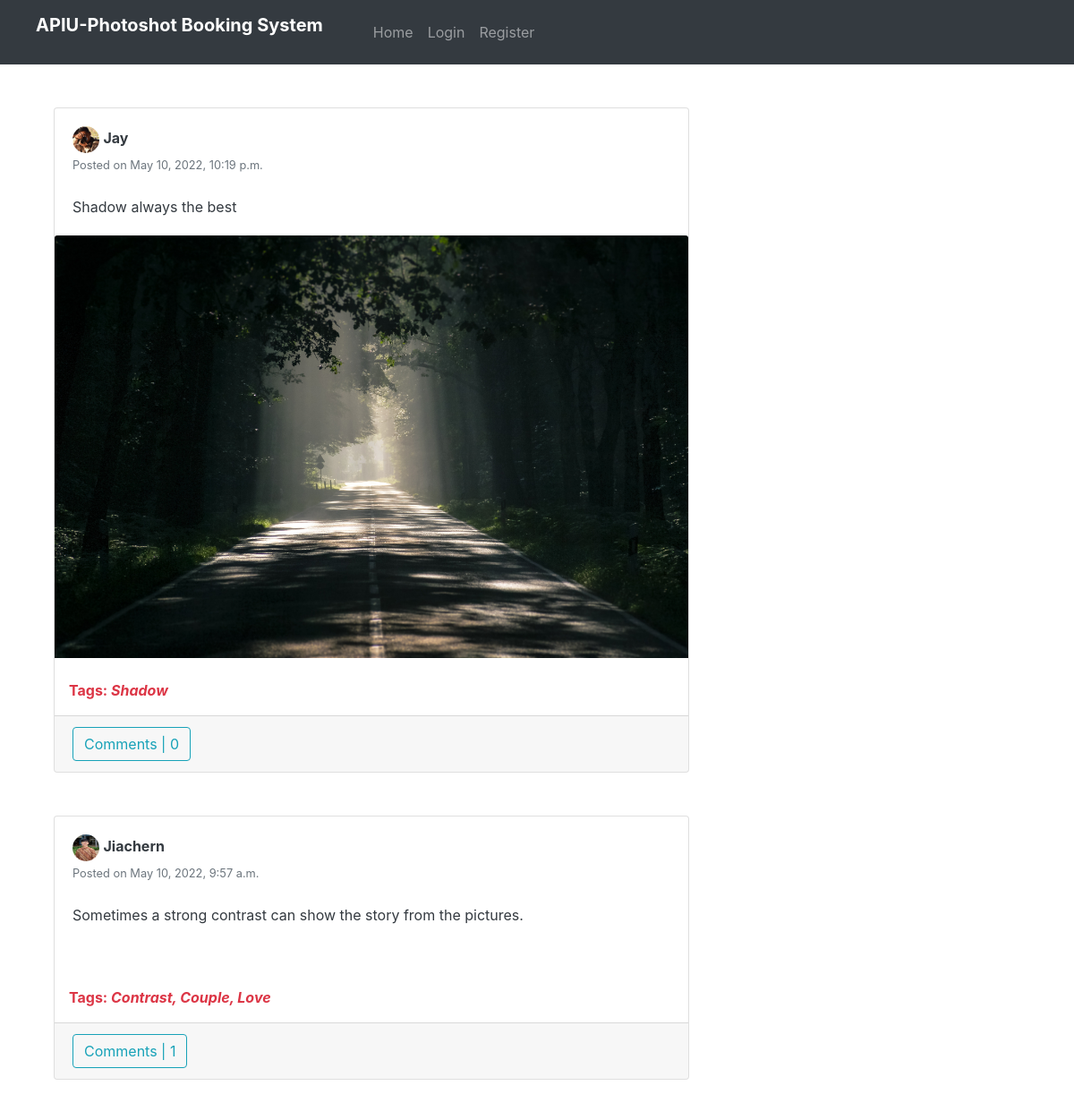
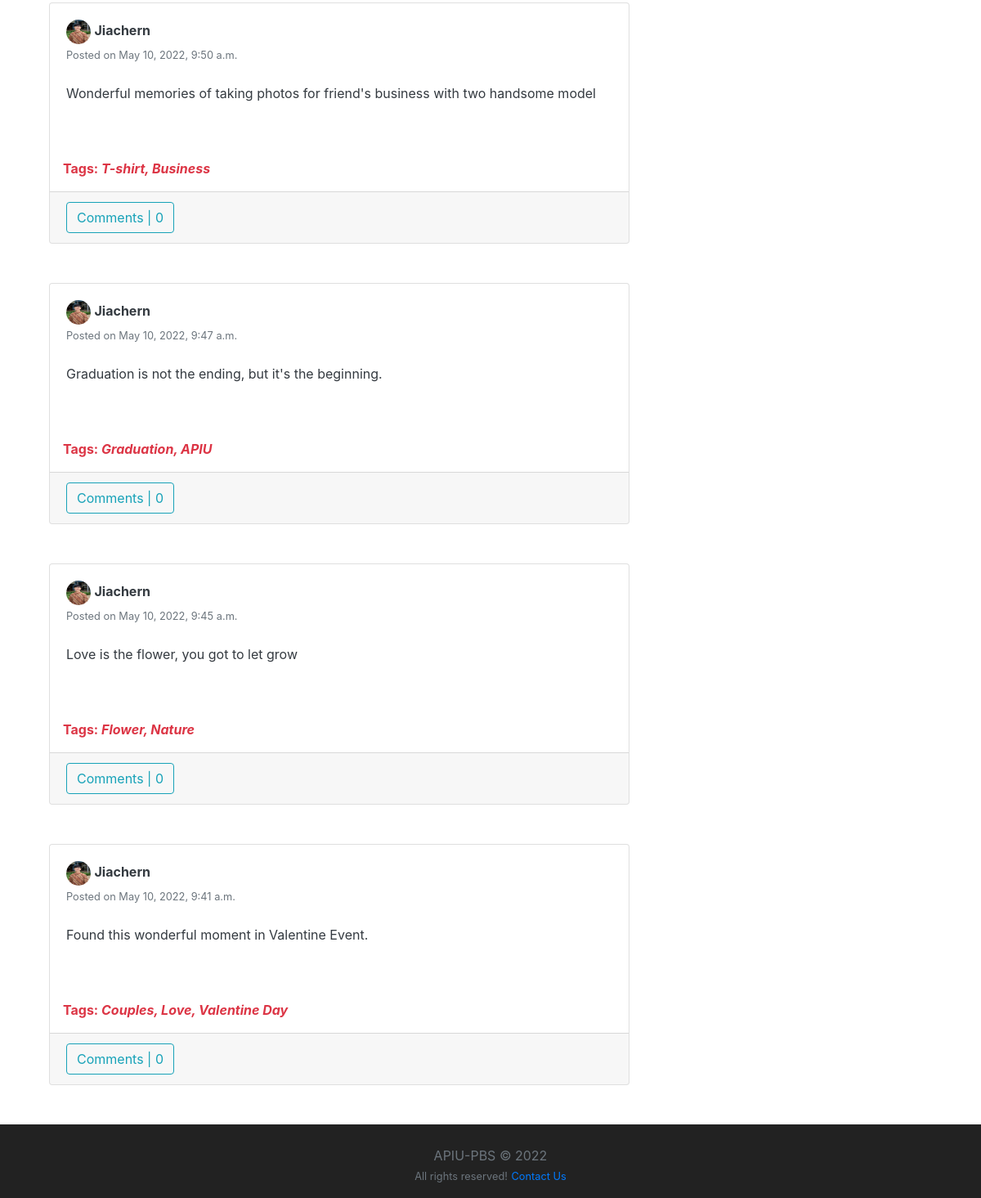
The page / on the database its author committed (2 pictures, top to bottom).
### feed/models.py (models this page shows, shortened)
class Post(models.Model):
	description = models.CharField(max_length=255, blank=True)
	pic = models.ImageField(upload_to='path/to/img')
	date_posted = models.DateTimeField(default=timezone.now)
	user_name = models.ForeignKey(User, on_delete=models.CASCADE, related_name="userPosts")
	tags = models.CharField(max_length=100, blank=True)

### users/models.py (models this page shows, shortened)
class Profile(models.Model):
	user = models.OneToOneField(User, on_delete=models.CASCADE)
	image = models.ImageField(default='default.png', upload_to='profile_pics')
	slug = AutoSlugField(populate_from='user')
	bio = models.CharField(max_length=255, blank=True)
	friends = models.ManyToManyField("Profile", blank=True)
	def get_absolute_url(self):
		return "/users/{}".format(self.slug)

### feed/views.py (the view)
# urls.py: path('', PostListView.as_view(), name='home'),
class PostListView(ListView):
	model = Post
	template_name = 'feed/home.html'
	context_object_name = 'posts'
	ordering = ['-date_posted']
	paginate_by = 10
	def get_context_data(self, **kwargs):
		context = super(PostListView, self).get_context_data(**kwargs)
		if self.request.user.is_authenticated:
			liked = [i for i in Post.objects.all() if Like.objects.filter(user = self.request.user, post=i)]
			context['liked_post'] = liked
		return context

### feed/templates/feed/home.html (shortened to what this page needs)
{% extends "feed/layout.html" %}
{% load static %}
{% block content %}
 	<div class="container">
	    <div class="row">
	      <div class="col-md-8">
	        {% for post in posts %}
	        <div class="card card-signin my-5">
	          <div class="card-body">
	          	<a href="{{ post.user_name.profile.get_absolute_url }}"><img src="{{ post.user_name.profile.image.url }}" class="rounded-circle" width="30" height="30" alt=""></a>
	          	<a class="text-dark" href="{{ post.user_name.profile.get_absolute_url }}"><b>{{ post.user_name }}</b></a>
	          	<br><small class="text-muted">Posted on {{ post.date_posted }}</small>
	          	<br><br>
	            <p class="card-text text-dark">{{ post.description }}</p>
	          </div>
	          <a href="{% url 'post-detail' post.id %}"><img class="card-img-top" src="{{ post.pic.url }}" alt=""></a>
	          {% if post.tags %}
	          <br>
	          <p class="text-danger ml-3"><b>Tags: <i>{{ post.tags }}</i></b></p>
	          {% endif %}
	          <div class="card-footer" >
                  <a class="btn btn-outline-info" href="{% url 'post-detail' post.id %}">Comments | {{ post.details.count }}</a>
                </div>
            </div>
	        {% endfor %}
	  	   </div>
	    </div>
	</div>
{% endblock content %}

### feed/templates/feed/layout.html (shortened to what this page needs)
{% load static %}
<!DOCTYPE html>
<html>
<head>
	<link rel="stylesheet" href="https://maxcdn.bootstrapcdn.com/bootstrap/4.0.0/css/bootstrap.min.css">
	<link rel="stylesheet" type="text/css" href="https://storage.googleapis.com/bytewalk/profilepage.css">
	<link rel="stylesheet" type="text/css" href="https://storage.googleapis.com/bytewalk/styles.css">
	<link rel="stylesheet" href="https://cdnjs.cloudflare.com/ajax/libs/font-awesome/4.7.0/css/font-awesome.min.css">
</head>
<body>
	<nav class="navbar navbar-expand-lg navbar-dark bg-dark sticky-top">
		<p class="navbar-brand ml-4 mr-4" href="#"><b>APIU-Photoshot Booking System</b></p>
		<div class="collapse navbar-collapse" id="navbarNavAltMarkup">
			<div class="navbar-nav ml-4 mr-4">
				<a class="nav-item nav-link" href="{% url 'home' %}">Home</a>
				{% if user.is_authenticated %}
					{% if user.is_staff %}
					<a class="nav-item nav-link" href="{% url 'users_list' %}">List of User</a>
					{% endif %}
				<!-- <div class="dropdown">
					{% if user.to_user.all.count >= 1 %}
					<a class="nav-item nav-link  dropdown-toggle" type="button" id="dropdownMenuButton"
						data-toggle="dropdown" aria-haspopup="true" aria-expanded="false" style="cursor: pointer;">
						Friends ({{ user.to_user.all.count }})
					</a>
					{% else %}
					<a class="nav-item nav-link  dropdown-toggle" type="button" id="dropdownMenuButton"
						data-toggle="dropdown" aria-haspopup="true" aria-expanded="false" style="cursor: pointer;">
						Friends
					</a>
					{% endif %}
					<div class="dropdown-menu" aria-labelledby="dropdownMenuButton">
						<a class="dropdown-item" href="{% url 'friend_list' %}">Friends</a>
						<a class="dropdown-item" href="{% url 'users_list' %}">Add new friend</a>
						{% if user.to_user.all.count >= 1 %}
						<a class="dropdown-item" href="{% url 'friend_request_list' %}">Recieved Request ({{ user.to_user.all.count }}) </a>
						{% endif %}
					</div>
				</div> -->
				<div class="dropdown">
					{% if user.photographer_user.count_order >= 1 %}
					<a class="nav-item nav-link  dropdown-toggle" type="button" id="dropdownMenuButton"
						data-toggle="dropdown" aria-haspopup="true" aria-expanded="false" style="cursor: pointer;">
						Photographer ({{user.photographer_user.count_order}})
					</a>
					<div class="dropdown-menu" aria-labelledby="dropdownMenuButton">
						<a class="dropdown-item" href="{% url 'photographers_list' %}">Reserve Photographer</a>
						<a class="dropdown-item" href="{% url 'order' %}">Appointments ({{user.photographer_user.count_order}})</a>
					</div>
					{% else %}
					<a class="nav-item nav-link  dropdown-toggle" type="button" id="dropdownMenuButton"
						data-toggle="dropdown" aria-haspopup="true" aria-expanded="false" style="cursor: pointer;">
						Photographer
					</a>
					<div class="dropdown-menu" aria-labelledby="dropdownMenuButton">
						<a class="dropdown-item" href="{% url 'photographers_list' %}">Reserve Photographer</a>
						<a class="dropdown-item" href="{% url 'order' %}">Appointments</a>
					</div>
					{% endif %}
				</div>
				<div class="dropdown">
					<a class=" nav-item nav-link  dropdown-toggle" type="button" id="dropdownMenuButton"
						data-toggle="dropdown" aria-haspopup="true" aria-expanded="false" style="cursor: pointer;">
						Profile
					</a>
					<div class="dropdown-menu" aria-labelledby="dropdownMenuButton">
						<a class="dropdown-item" href="{% url 'my_profile' %}">User: {{user.username}}</a>
						{% if user.photographer_user %}
						<a class="dropdown-item" href="{% url 'photographer_profile' %}">Photographer Profile</a>
						{% else %}
						<a class="dropdown-item" href="{% url 'create_photographer' %}">Become a Photographer</a>
						{% endif %}
					</div>
				</div>
				{% if user.photographer_user %}
				<a class="nav-item nav-link" href="{% url 'post-create' %}">Create Post <i class="fa fa-plus-circle"
						style="font-size: 20px;"></i></a>
				{% endif %}
				{% block searchform %}{% endblock searchform %}
				<a class="nav-item nav-link float-right" href="{% url 'logout' %}" style="padding: 12px 16px">Logout</a>
				{% else %}
				<a class="nav-item nav-link" href="{% url 'login' %}">Login</a>
				<a class="nav-item nav-link" href="{% url 'register' %} ">Register</a>
				{% endif %}
			</div>
		</div>
	</nav>
	<div class="container">
		{% block content %}{% endblock content %}
	</div>
	<footer class="page-footer font-small black"
		style="height: 90px; padding: 10px 10px 0px 10px; width: 100%; background: #222;">
		<div class="footer-copyright text-center py-3 text-muted">APIU-PBS © 2022
			<br><small class="text-muted">All rights reserved!</small>
			<small class="text-muted"><a href="mailto:aiupbs2022@gmail.com">Contact Us</a></small>
		</div>
	</footer>
</body>
</html>

### rows shown on the page
Post: user_name.profile.image (picture), user_name "Jay", date_posted "May 10, 2022, 10:19 p.m.", description "Shadow always the best", pic (picture), tags "Shadow", details.count "0"
Post: user_name.profile.image (picture), user_name "Jiachern", date_posted "May 10, 2022, 9:57 a.m.", description "Sometimes a strong contrast can show the story from the pictures.", tags "Contrast, Couple, Love", details.count "1"
Post: user_name.profile.image (picture), user_name "Jiachern", date_posted "May 10, 2022, 9:50 a.m.", description "Wonderful memories of taking photos for friend's business with two handsome model", tags "T-shirt, Business", details.count "0"
Post: user_name.profile.image (picture), user_name "Jiachern", date_posted "May 10, 2022, 9:47 a.m.", description "Graduation is not the ending, but it's the beginning.", tags "Graduation, APIU", details.count "0"
Post: user_name.profile.image (picture), user_name "Jiachern", date_posted "May 10, 2022, 9:45 a.m.", description "Love is the flower, you got to let grow", tags "Flower, Nature", details.count "0"
Post: user_name.profile.image (picture), user_name "Jiachern", date_posted "May 10, 2022, 9:41 a.m.", description "Found this wonderful moment in Valentine Event.", tags "Couples, Love, Valentine Day", details.count "0"
